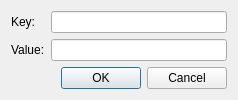
<?xml version="1.0" encoding="UTF-8"?>
<ui version="4.0">
 <class>InGameMapPropertyDialog</class>
 <widget class="QDialog" name="InGameMapPropertyDialog">
  <property name="geometry">
   <rect>
    <x>0</x>
    <y>0</y>
    <width>238</width>
    <height>93</height>
   </rect>
  </property>
  <property name="windowTitle">
   <string>Edit Mapbox Property</string>
  </property>
  <layout class="QFormLayout" name="formLayout">
   <item row="0" column="0">
    <widget class="QLabel" name="label">
     <property name="text">
      <string>Key:</string>
     </property>
    </widget>
   </item>
   <item row="0" column="1">
    <widget class="QLineEdit" name="keyEdit"/>
   </item>
   <item row="1" column="0">
    <widget class="QLabel" name="label_2">
     <property name="text">
      <string>Value:</string>
     </property>
    </widget>
   </item>
   <item row="1" column="1">
    <widget class="QLineEdit" name="valueEdit"/>
   </item>
   <item row="2" column="0" colspan="2">
    <widget class="QDialogButtonBox" name="buttonBox">
     <property name="orientation">
      <enum>Qt::Horizontal</enum>
     </property>
     <property name="standardButtons">
      <set>QDialogButtonBox::Cancel|QDialogButtonBox::Ok</set>
     </property>
    </widget>
   </item>
  </layout>
 </widget>
 <resources/>
 <connections>
  <connection>
   <sender>buttonBox</sender>
   <signal>accepted()</signal>
   <receiver>InGameMapPropertyDialog</receiver>
   <slot>accept()</slot>
   <hints>
    <hint type="sourcelabel">
     <x>248</x>
     <y>254</y>
    </hint>
    <hint type="destinationlabel">
     <x>157</x>
     <y>274</y>
    </hint>
   </hints>
  </connection>
  <connection>
   <sender>buttonBox</sender>
   <signal>rejected()</signal>
   <receiver>InGameMapPropertyDialog</receiver>
   <slot>reject()</slot>
   <hints>
    <hint type="sourcelabel">
     <x>316</x>
     <y>260</y>
    </hint>
    <hint type="destinationlabel">
     <x>286</x>
     <y>274</y>
    </hint>
   </hints>
  </connection>
 </connections>
</ui>
